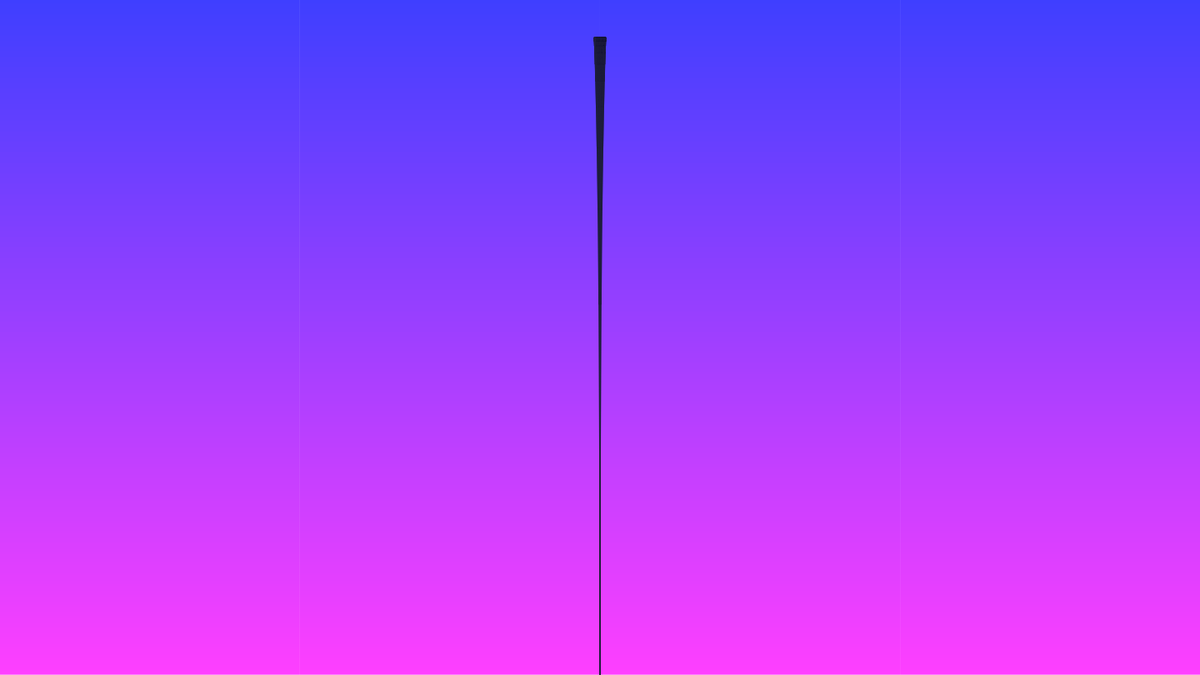
Frame 1 (no input)
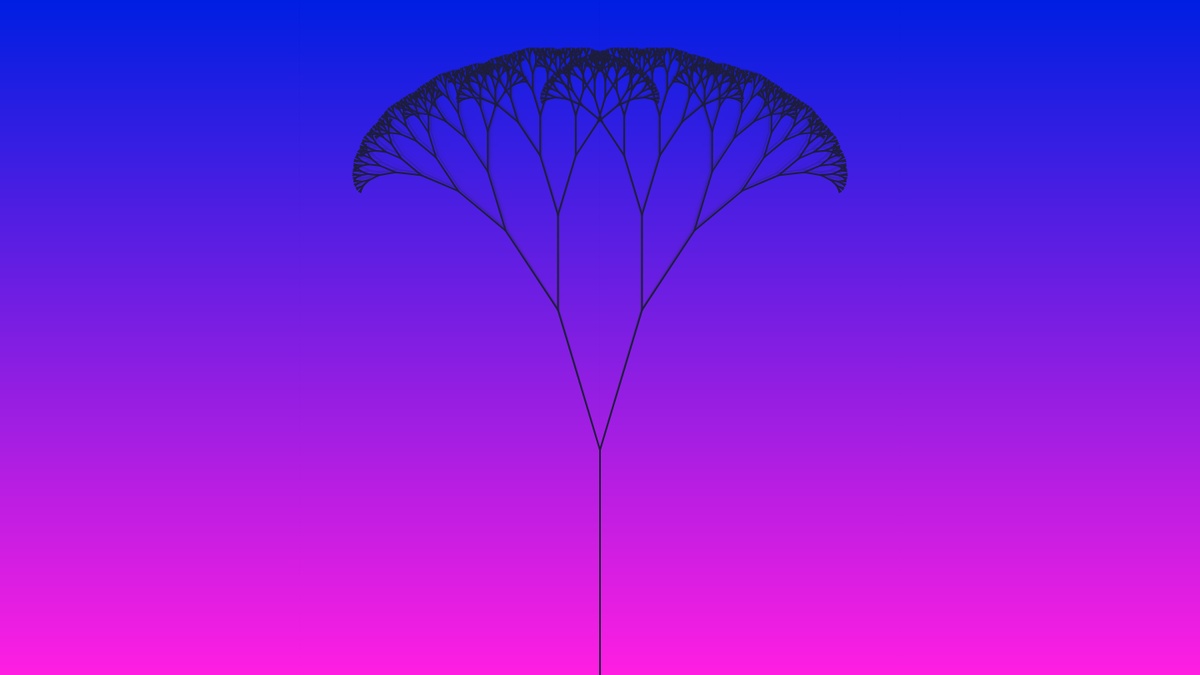
Frame 60 (no input)
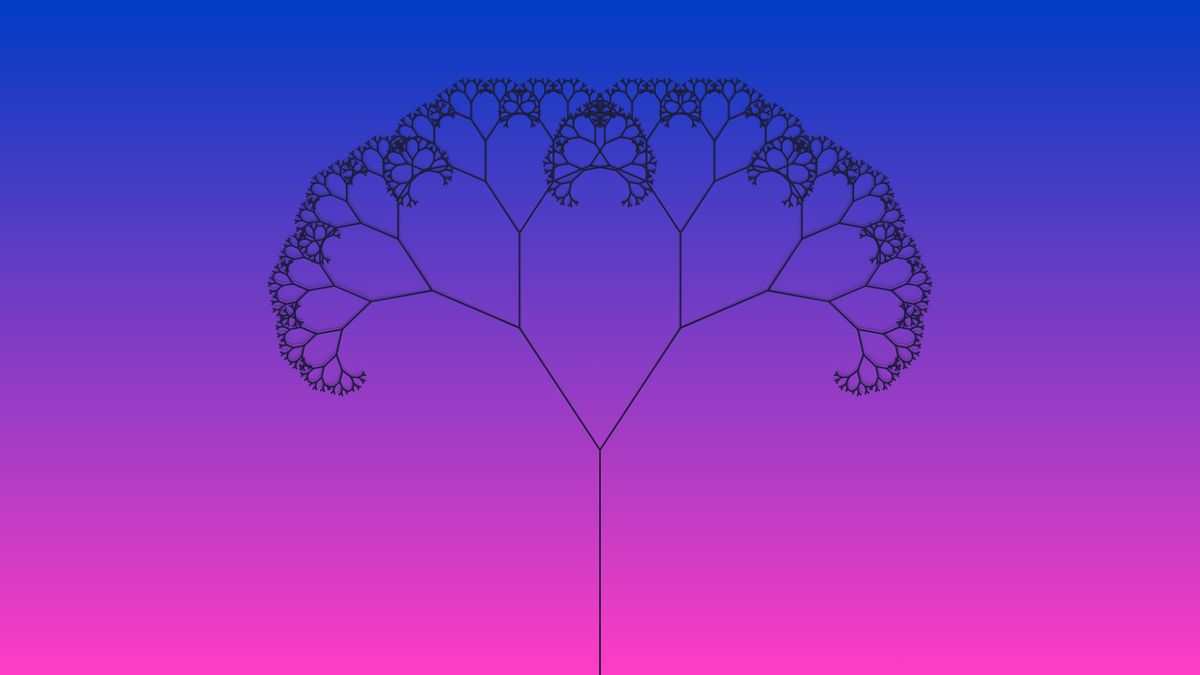
Frame 120 (the mouse pressed at the canvas centre since frame 60)

The p5.js sketch that drew these frames (run headless with seeded random() and noise() and a simulated clock; from frame 60 on, the mouse is pressed at the canvas centre):

// p5.js sketch
// ── sketch.js
let count = 20;
let len = 270;
let red = 0.65;
let angle = 45;
let thresh = 4;

var frames;
var fTH = 1292; // frame threshold
var m;

function setup() {
  createCanvas(1440, 810);
}

function draw() {
  if (frameCount % fTH < (fTH / 2)) {
    frames = frameCount % fTH;
  } else {
    frames = (fTH / 2) - (frameCount % fTH - (fTH / 2));
  }


  strokeWeight(1);
  for (let i = 0; i < height; i++) {
    m = map(i, 0, height, 0, 255);
    stroke(m, frames / 2, 255 - frames / 2);
    line(0, i, width, i);
  }


  strokeWeight(2);
  stroke(30, 30, 60);
  translate(width / 2, height);
  angle = map(frames, 0, width, 0, 7);
  thresh = map(frames, 0, 1292, 3, 8);
  // thresh = 2;
  branch(len);
}

function branch(len) {
  line(0, 0, 0, -len);
  translate(0, -len);
  len *= red;
  count--;
  if (len > thresh) {
    push();
    rotate(angle);
    //line(0, 0, 0, -len);
    branch(len)
    pop();
    push();
    rotate(-angle);
    //line(0, 0, 0, -len);
    branch(len);
    pop();
  }
}
